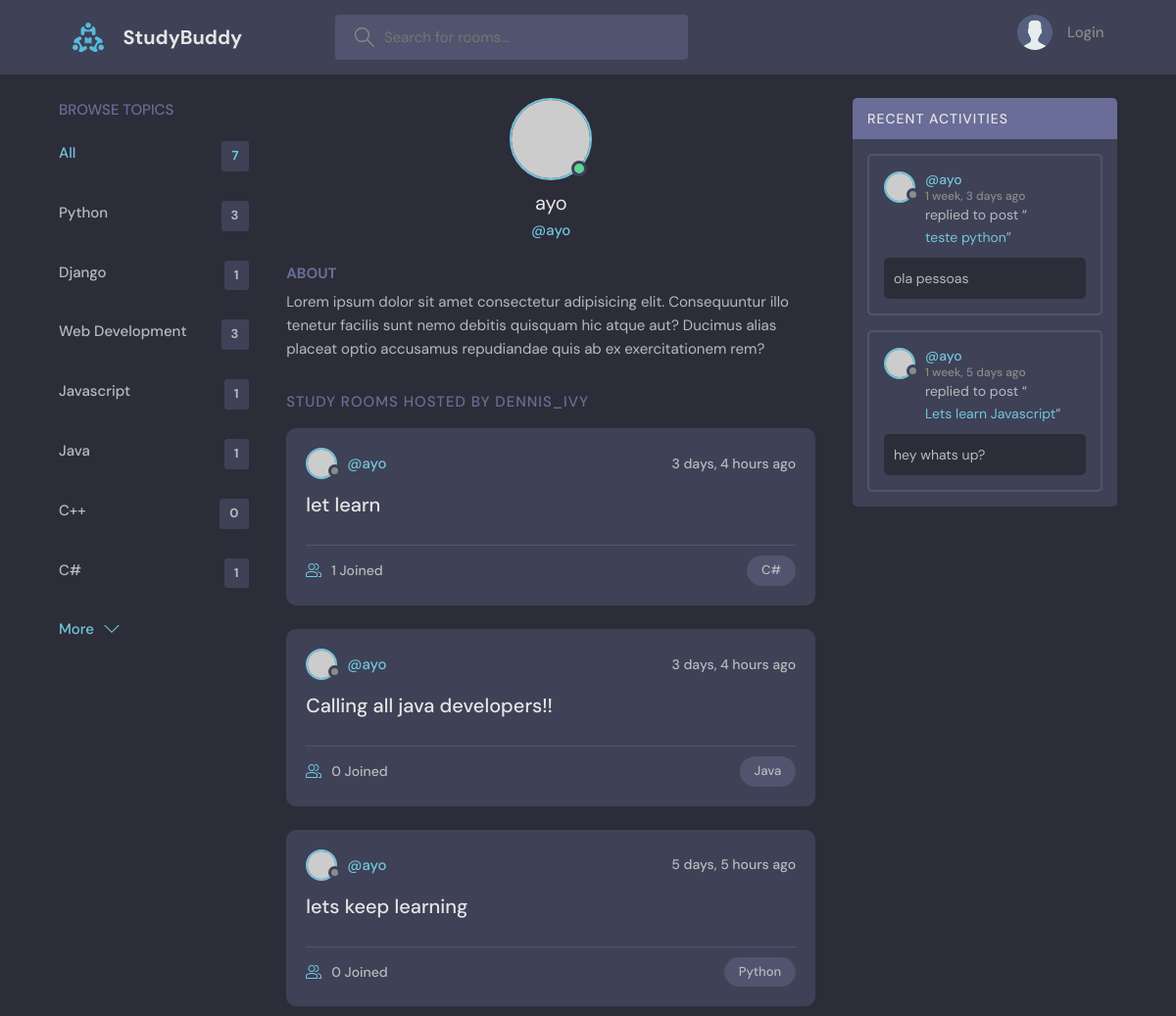
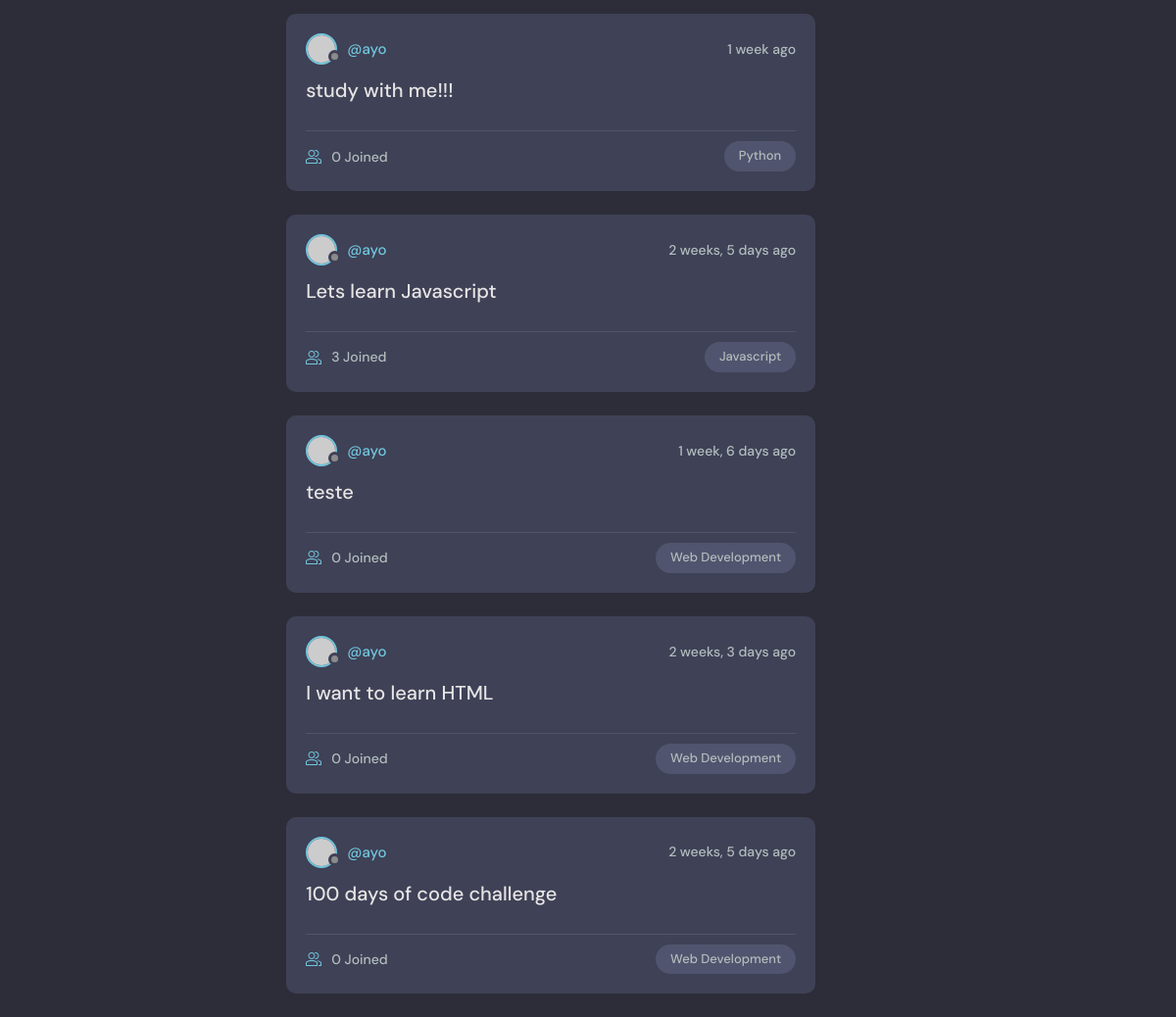
Page /profile/1/ on the committed database (2 pictures, top to bottom).
### base/models.py (models this page shows, shortened)
class Topic(models.Model):
    name = models.CharField(max_length=200)

class Room(models.Model):
    host = models.ForeignKey(User, on_delete=models.SET_NULL, null=True)
    topic = models.ForeignKey(Topic, on_delete=models.SET_NULL, null=True)
    name = models.CharField(max_length=200)
    description = models.TextField(null=True, blank=True)
    participants = models.ManyToManyField(User, related_name='participants', blank=True)
    update = models.DateTimeField(auto_now=True)
    created = models.DateTimeField(auto_now_add=True)
    class Meta:
        ordering = ['-update', '-created']
    def __str__(self):
        return self.name

class Message(models.Model):
    user = models.ForeignKey(User,on_delete=models.CASCADE)
    room = models.ForeignKey(Room, on_delete=models.CASCADE)
    body = models.TextField()
    update = models.DateTimeField(auto_now=True)
    created = models.DateTimeField(auto_now_add=True)
    class Meta:
        ordering = ['-update', '-created']

### base/views.py (the view)
# urls.py: path('profile/<str:pk>/', views.userProfile, name="user-profile"),
def userProfile(request, pk):
    user = User.objects.get(id=pk)
    rooms = user.room_set.all()
    room_messages = user.message_set.all()
    topics = Topic.objects.all()
    context = {'user': user, 'rooms': rooms,
               'room_messages': room_messages,
               'topics': topics}
    return render(request, 'base/profile.html', context)

### base/templates/base/profile.html (shortened to what this page needs)
{% extends "main.html" %} {% block content %}
<main class="profile-page layout layout--3">
  <div class="container">
    {% include 'base/topics_component.html' %}
    <div class="roomList">
      <div class="profile">
        <div class="profile__avatar">
          <div class="avatar avatar--large active">
            <img src="https://randomuser.me/api/portraits/men/11.jpg" />
          </div>
        </div>
        <div class="profile__info">
          <h3>{{user.username}}</h3>
          <p>@{{user.username}}</p>
        </div>
        <div class="profile__about">
          <h3>About</h3>
          <p>
            Lorem ipsum dolor sit amet consectetur adipisicing elit. Consequuntur illo tenetur
            facilis sunt nemo debitis quisquam hic atque aut? Ducimus alias placeat optio
            accusamus repudiandae quis ab ex exercitationem rem?
          </p>
        </div>
      </div>
      <div class="roomList__header">
        <div>
          <h2>Study Rooms Hosted by dennis_ivy</a>
          </h2>
        </div>
      </div>
      {% include 'base/feed_component.html' %}
    </div>
    {% include 'base/activity_component.html' %}
  </div>
</main>
{% endblock content %}

### base/templates/base/topics_component.html
<div class="topics">
  <div class="topics__header">
    <h2>Browse Topics</h2>
  </div>
  <ul class="topics__list">
    <li>
      <a href="{% url 'home' %}" class="active">All <span>{{topics.count}}</span></a>
    </li>
    {% for topic in topics %}
    <li>
      <a href="{% url 'home' %}?q={{topic.name}}">{{topic.name}}
        <span>{{topic.room_set.all.count}}</span></a>
    </li>
    {% endfor %}
  </ul>
  <a class="btn btn--link" href="{% url 'topics' %}">
    More
    <svg version="1.1" xmlns="http://www.w3.org/2000/svg" width="32" height="32"
         viewBox="0 0 32 32">
      <title>chevron-down</title>
      <path d="M16 21l-13-13h-3l16 16 16-16h-3l-13 13z"></path>
    </svg>
  </a>
</div>

### base/templates/base/feed_component.html (shortened to what this page needs)
{% for room in rooms %}
<div class="roomListRoom">
  <div class="roomListRoom__header">
    <a
      href="{% url 'user-profile' room.host.id %}"
      class="roomListRoom__author"
    >
      <div class="avatar avatar--small">
        <img src="https://randomuser.me/api/portraits/women/11.jpg" />
      </div>
      <span>@{{room.host.username}}</span>
    </a>
    <div class="roomListRoom__actions">
      <span>{{room.created|timesince}} ago</span>
    </div>
  </div>
  <div class="roomListRoom__content">
    <a href="{% url 'room' room.id %}">{{room.name}}</a>
  </div>
  <div class="roomListRoom__meta">
    <a href="{% url 'room' room.id %}" class="roomListRoom__joined">
      {{room.participants.all.count}} Joined
    </a>
    <p class="roomListRoom__topic">{{room.topic.name}}</p>
  </div>
</div>
{% endfor %}

### base/templates/base/activity_component.html (shortened to what this page needs)
<div class="activities">
  <div class="activities__header">
    <h2>Recent Activities</h2>
  </div>
  {% for message in room_messages %}
  <div class="activities__box">
    <div class="activities__boxHeader roomListRoom__header">
      <a
        href="{% url 'user-profile' message.user.id %}"
        class="roomListRoom__author"
      >
        <div class="avatar avatar--small">
          <img src="https://randomuser.me/api/portraits/women/11.jpg" />
        </div>
        <p>
          @{{message.user}}
          <span>{{message.created|timesince}} ago</span>
        </p>
      </a>
    </div>
    <div class="activities__boxContent">
      <p>
        replied to post “<a href="{% url 'room' message.room.id %}"
          >{{message.room}}</a
        >”
      </p>
      <div class="activities__boxRoomContent">{{message.body}}</div>
    </div>
  </div>
  {% endfor %}
</div>

### rows in the picture
Topic: name "Python", room_set.all.count "3"
Topic: name "Django", room_set.all.count "1"
Topic: name "Web Development", room_set.all.count "3"
Topic: name "Javascript", room_set.all.count "1"
Topic: name "Java", room_set.all.count "1"
Topic: name "C++", room_set.all.count "0"
Topic: name "C#", room_set.all.count "1"
Room: host.username "ayo", created "3 days, 4 hours", name "let learn", participants.all.count "1", topic.name "C#"
Room: host.username "ayo", created "3 days, 4 hours", name "Calling all java developers!!", participants.all.count "0", topic.name "Java"
Room: host.username "ayo", created "5 days, 5 hours", name "lets keep learning", participants.all.count "0", topic.name "Python"
Room: host.username "ayo", created "1 week", name "study with me!!!", participants.all.count "0", topic.name "Python"
Room: host.username "ayo", created "2 weeks, 5 days", name "Lets learn Javascript", participants.all.count "3", topic.name "Javascript"
Room: host.username "ayo", created "1 week, 6 days", name "teste", participants.all.count "0", topic.name "Web Development"
Room: host.username "ayo", created "2 weeks, 3 days", name "I want to learn HTML", participants.all.count "0", topic.name "Web Development"
Room: host.username "ayo", created "2 weeks, 5 days", name "100 days of code challenge", participants.all.count "0", topic.name "Web Development"
Message: user "ayo", created "1 week, 3 days", room "teste python", body "ola pessoas"
Message: user "ayo", created "1 week, 5 days", room "Lets learn Javascript", body "hey whats up?"

### other values in the picture
{{ topics.count }} "7"
{{ user.username }} "ayo"
